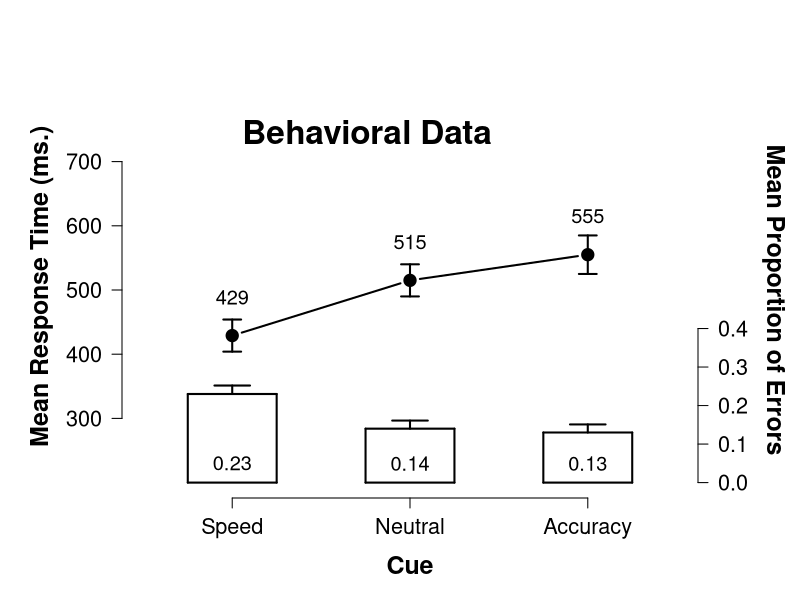

Write the R code that produced this figure.
### Plot 1: RTs on first y-axis, errors on second y-axis

plotsebargraph = function(loc, value, sterr, wiskwidth, color = "grey", linewidth = 2) {
    w = wiskwidth/2
    segments(x0 = loc, x1 = loc, y0 = value, y1 = value + sterr, col = color, 
        lwd = linewidth)
    segments(x0 = loc - w, x1 = loc + w, y0 = value + sterr, y1 = value + sterr, 
        col = color, lwd = linewidth)  # upper whiskers
}
plotsegraph = function(loc, value, sterr, wiskwidth, color = "grey", linewidth = 2) {
    w = wiskwidth/2
    segments(x0 = loc, x1 = loc, y0 = value - sterr, y1 = value + sterr, col = color, 
        lwd = linewidth)
    segments(x0 = loc - w, x1 = loc + w, y0 = value + sterr, y1 = value + sterr, 
        col = color, lwd = linewidth)  # upper whiskers
    segments(x0 = loc - w, x1 = loc + w, y0 = value - sterr, y1 = value - sterr, 
        col = color, lwd = linewidth)  # lower whiskers
}

# =======================================================

# Data; order = Speed, neutral, accuracy
MRT <- c(429, 515, 555)
MRT.se <- c(25, 25, 30)
Er <- c(0.23, 0.14, 0.13)
Er.se <- c(0.022, 0.021, 0.021)

# ======================================================

par(cex.main = 1.5, mar = c(5, 6, 4, 5) + 0.1, mgp = c(3.5, 1, 0), cex.lab = 1.5, 
    font.lab = 2, cex.axis = 1.3, bty = "n", las = 1)
# mpg = c(3, 1, 0) is default. first = axis labels!; middle = tick labels mar
# = c(5, 4, 4, 2) + 0.1 is default

digitsize <- 1.2
x <- c(1, 2, 3, 4)
plot(x, c(-10, -10, -10, -10), type = "p", ylab = " Mean Response Time (ms.)", 
    xlab = " ", cex = 1.5, ylim = c(200, 800), xlim = c(1, 4), lwd = 2, pch = 5, 
    axes = F, main = " ")

axis(1, at = c(1.5, 2.5, 3.5), labels = c("Speed", "Neutral", "Accuracy"))
mtext("Cue", side = 1, line = 3, cex = 1.5, font = 2)
axis(2, at = c(300, 400, 500, 600, 700))

x = c(1.5, 2.5, 3.5)
points(x, MRT, cex = 1.5, lwd = 2, pch = 19)
plot.errbars = plotsegraph(x, MRT, MRT.se, 0.1, color = "black")  #0.1 = wiskwidth

lines(c(1.5, 2.5, 3.5), MRT, lwd = 2, type = "c")
text(1.5, MRT[1] + 60, "429", adj = 0.5, cex = digitsize)
text(2.5, MRT[2] + 60, "515", adj = 0.5, cex = digitsize)
text(3.5, MRT[3] + 60, "555", adj = 0.5, cex = digitsize)

par(new = TRUE)

x <- c(1, 2, 3, 4)
plot(x, c(-10, -10, -10, -10), type = "p", ylab = " ", xlab = " ", cex = 1.5, 
    ylim = c(0, 1), xlim = c(1, 4), lwd = 2, axes = FALSE, main = " ")
axis(4, at = c(0, 0.1, 0.2, 0.3, 0.4), las = 1)
grid::grid.text("Mean Proportion of Errors", 0.97, 0.5, rot = 270, gp = grid::gpar(cex = 1.5, 
    font = 2))

width <- 0.25
linewidth <- 2
x0 <- 1.5 - width
x1 <- 1.5 + width
y0 <- 0
y1 <- Er[1]
segments(x0, y0, x0, y1, lwd = linewidth)
segments(x0, y1, x1, y1, lwd = linewidth)
segments(x1, y1, x1, y0, lwd = linewidth)
segments(x1, y0, x0, y0, lwd = linewidth)
x0 <- 2.5 - width
x1 <- 2.5 + width
y0 <- 0
y1 <- Er[2]
segments(x0, y0, x0, y1, lwd = linewidth)
segments(x0, y1, x1, y1, lwd = linewidth)
segments(x1, y1, x1, y0, lwd = linewidth)
segments(x1, y0, x0, y0, lwd = linewidth)
x0 <- 3.5 - width
x1 <- 3.5 + width
y0 <- 0
y1 <- Er[3]
segments(x0, y0, x0, y1, lwd = linewidth)
segments(x0, y1, x1, y1, lwd = linewidth)
segments(x1, y1, x1, y0, lwd = linewidth)
segments(x1, y0, x0, y0, lwd = linewidth)

loc.errbars <- c(1.5, 2.5, 3.5)
plot.errbars <- plotsebargraph(loc.errbars, Er, Er.se, 0.2, color = "black")  # 0.2 = wiskwidth

text(1.5, 0.9, "Behavioral Data", font = 2, cex = 2, pos = 4)

text(1.5, 0.05, "0.23", adj = 0.5, cex = digitsize)
text(2.5, 0.05, "0.14", adj = 0.5, cex = digitsize)
text(3.5, 0.05, "0.13", adj = 0.5, cex = digitsize)